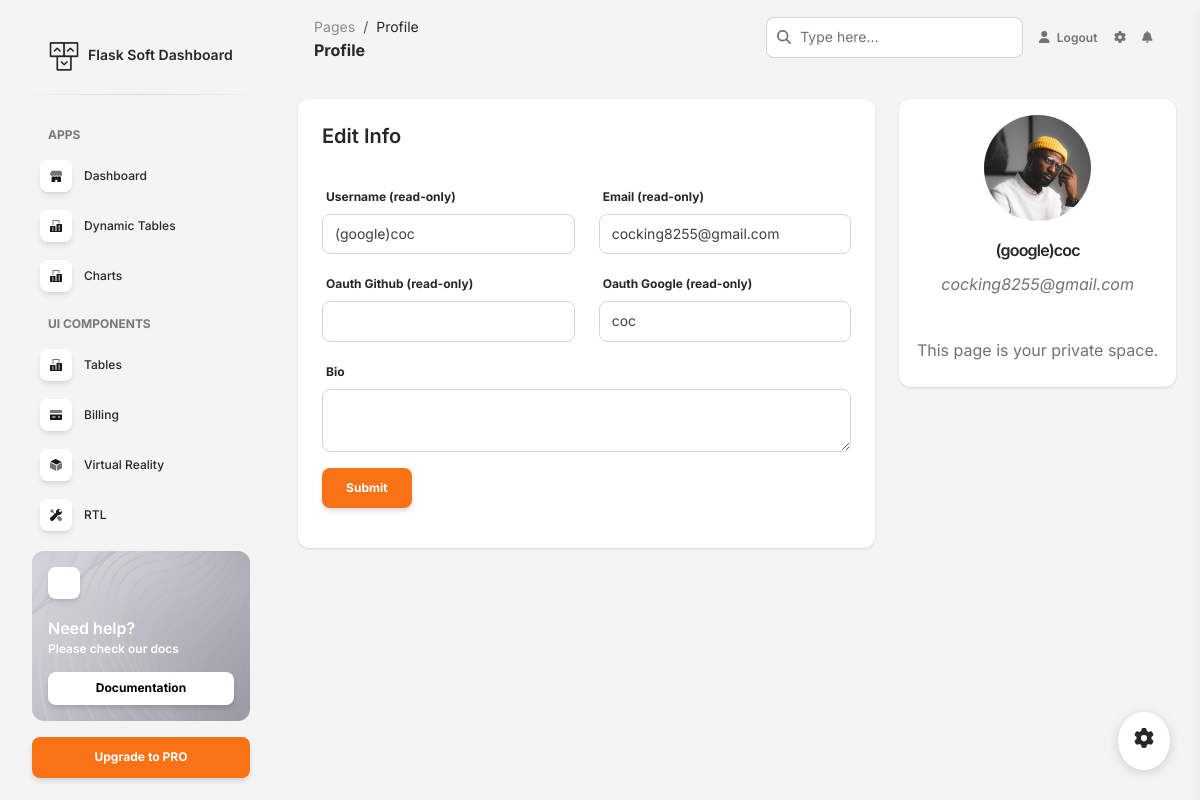
Screenshot of /profile (signed in) with the database file from the repository.
### apps/authentication/models.py (models this page shows, shortened)
class Users(db.Model, UserMixin):
    __tablename__ = 'users'
    id            = db.Column(db.Integer, primary_key=True)
    username      = db.Column(db.String(64), unique=True)
    email         = db.Column(db.String(64), unique=True)
    password      = db.Column(db.LargeBinary)
    bio           = db.Column(db.Text(), nullable=True)
    oauth_github  = db.Column(db.String(100), nullable=True)
    oauth_google  = db.Column(db.String(100), nullable=True)
    readonly_fields = ["id", "username", "email", "oauth_github", "oauth_google"]

### apps/home/routes.py (the view, shortened to what this page needs)
@blueprint.route('/profile', methods=['GET', 'POST'])
@login_required
def profile():
    class ProfileForm(FlaskForm):
        pass
    readonly_fields = Users.readonly_fields
    full_width_fields = {"bio"}
    for column in Users.__table__.columns:
        if column.name == "id":
            continue
        field_name = column.name
        if field_name in full_width_fields:
            continue
        field = getField(column)
        setattr(ProfileForm, field_name, field)
    for field_name in full_width_fields:
        if field_name in Users.__table__.columns:
            column = Users.__table__.columns[field_name]
            field = getField(column)
            setattr(ProfileForm, field_name, field)
    form = ProfileForm(obj=current_user)
    context = {
        'segment': 'profile',
        'form': form,
        'readonly_fields': readonly_fields,
        'full_width_fields': full_width_fields,
    }
    return render_template('pages/profile.html', **context)

### apps/home/routes.py
    class ProfileForm(FlaskForm):
        pass

### apps/authentication/models.py (called while the page is built)
@login_manager.user_loader
def user_loader(id):
    return Users.query.filter_by(id=id).first()

### apps/home/routes.py (called while the page is built)
def getField(column):
    if isinstance(column.type, db.Text):
        return wtforms.TextAreaField(column.name.title())
    if isinstance(column.type, db.String):
        return wtforms.StringField(column.name.title())
    if isinstance(column.type, db.Boolean):
        return wtforms.BooleanField(column.name.title())
    if isinstance(column.type, db.Integer):
        return wtforms.IntegerField(column.name.title())
    if isinstance(column.type, db.Float):
        return wtforms.DecimalField(column.name.title())
    if isinstance(column.type, db.LargeBinary):
        return wtforms.HiddenField(column.name.title())
    return wtforms.StringField(column.name.title())

@blueprint.app_template_filter('replace_value')
def replace_value(value, args):
  return value.replace(args, " ").title()

### templates/pages/profile.html (shortened to what this page needs)
{% extends "layouts/base.html" %}
{% block content %}
<div class="container-fluid py-4">
  <div class="row">
      <div class="col-sm-8">
          <div class="card">
              <div class="card-header">
                  <h5>Edit Info</h5>
              </div>
              <div class="card-block px-4">
                <form class="row" method="POST">
                    {% for field in form %}
                        {% if field.type in ['CSRFTokenField', 'HiddenField'] %}
                            {{ field() }}
                        {% else %}
                            <div class="{% if field.name in full_width_fields %}col-sm-12{% else %}col-sm-6{% endif %}">
                                <div class="form-group">
                                    <label for="" class="form-label">{{ field.name|replace_value("_") }} {% if field.name in readonly_fields %}(read-only){% endif %} </label>
                                    {{ field(class_="form-control", readonly=True if field.name in readonly_fields else False) }}
                                </div>
                            </div>
                        {% endif %}
                    {% endfor %}
                    <div class="col-sm-12 mb-2">
                        <div class="form-group">
                            <button type="submit" class="btn btn-primary">Submit</button>
                        </div>
                    </div>
                </form>
              </div>
          </div>
      </div>
      <div class="col-sm-4">
          <div class="card">
              <div class="card-block">
                  <div class="d-flex align-items-center justify-content-center flex-column">
                      <div class="w-50 p-3">
                          <img src="{{ url_for('static', filename='assets/img/bruce-mars.jpg') }}" alt="profile image"
                              class="img-fluid rounded-circle">
                      </div>
                      <div class="text-center">
                          <h4 class="font-weight-bold h6">
                              {{ current_user.username }}
                          </h4>
                          <p class="font-italic text-muted">
                              {% if current_user.email %} {{ current_user.email }} {% endif %}
                          </p>
                      </div>
                  </div>
                  <div class="small font-weight-light mt-4 text-center text-muted">
                      <p>
                          This page is your private space.
                          <br />
                      </p>
                  </div>
                  <div class="d-flex justify-content-center align-items-center">
                  </div>
              </div>
          </div>
      </div>
  </div>
</div>
{% endblock content %}

### rows the page displays
Users: username "(google)coc" "cocking8255@gmail.com" "coc", username "(google)coc", email "cocking8255@gmail.com"

### other values shown
{{ segment|replace_value("_") }} "Profile"
{{ field.name|replace_value("_") }} "Username" "Email" "Oauth Github" "Oauth Google" "Bio"
